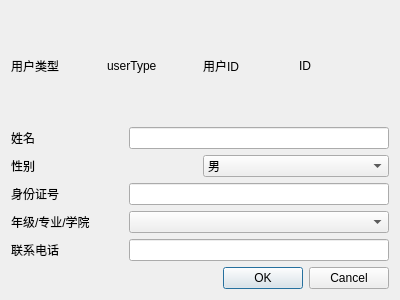
<?xml version="1.0" encoding="UTF-8"?>
<ui version="4.0">
 <class>Edit_User_Dialog</class>
 <widget class="QDialog" name="Edit_User_Dialog">
  <property name="geometry">
   <rect>
    <x>0</x>
    <y>0</y>
    <width>400</width>
    <height>300</height>
   </rect>
  </property>
  <property name="windowTitle">
   <string>Dialog</string>
  </property>
  <layout class="QVBoxLayout" name="verticalLayout">
   <item>
    <layout class="QVBoxLayout" name="verticalLayout_2">
     <item>
      <layout class="QHBoxLayout" name="horizontalLayout">
       <property name="topMargin">
        <number>0</number>
       </property>
       <item>
        <widget class="QLabel" name="label">
         <property name="text">
          <string>用户类型</string>
         </property>
        </widget>
       </item>
       <item>
        <widget class="QLabel" name="label_userType">
         <property name="text">
          <string>userType</string>
         </property>
        </widget>
       </item>
       <item>
        <widget class="QLabel" name="label_8">
         <property name="text">
          <string>用户ID</string>
         </property>
        </widget>
       </item>
       <item>
        <widget class="QLabel" name="label_ID">
         <property name="text">
          <string>ID</string>
         </property>
        </widget>
       </item>
      </layout>
     </item>
     <item>
      <layout class="QHBoxLayout" name="horizontalLayout_3" stretch="3,7">
       <item>
        <widget class="QLabel" name="label_3">
         <property name="text">
          <string>姓名</string>
         </property>
        </widget>
       </item>
       <item>
        <widget class="QLineEdit" name="lineEdit_name"/>
       </item>
      </layout>
     </item>
     <item>
      <layout class="QHBoxLayout" name="horizontalLayout_6">
       <property name="topMargin">
        <number>0</number>
       </property>
       <item>
        <widget class="QLabel" name="label_5">
         <property name="text">
          <string>性别</string>
         </property>
        </widget>
       </item>
       <item>
        <widget class="QComboBox" name="comboBox_sex">
         <item>
          <property name="text">
           <string>男</string>
          </property>
         </item>
         <item>
          <property name="text">
           <string>女</string>
          </property>
         </item>
        </widget>
       </item>
      </layout>
     </item>
     <item>
      <layout class="QHBoxLayout" name="horizontalLayout_4" stretch="3,7">
       <item>
        <widget class="QLabel" name="label_4">
         <property name="text">
          <string>身份证号</string>
         </property>
        </widget>
       </item>
       <item>
        <widget class="QLineEdit" name="lineEdit_IDnum"/>
       </item>
      </layout>
     </item>
     <item>
      <layout class="QHBoxLayout" name="horizontalLayout_7" stretch="3,7">
       <property name="topMargin">
        <number>0</number>
       </property>
       <item>
        <widget class="QLabel" name="label_6">
         <property name="text">
          <string>年级/专业/学院</string>
         </property>
        </widget>
       </item>
       <item>
        <widget class="QComboBox" name="comboBox_label"/>
       </item>
      </layout>
     </item>
     <item>
      <layout class="QHBoxLayout" name="horizontalLayout_8" stretch="3,7">
       <property name="topMargin">
        <number>0</number>
       </property>
       <item>
        <widget class="QLabel" name="label_7">
         <property name="text">
          <string>联系电话</string>
         </property>
        </widget>
       </item>
       <item>
        <widget class="QLineEdit" name="lineEdit_tel"/>
       </item>
      </layout>
     </item>
    </layout>
   </item>
   <item>
    <widget class="QDialogButtonBox" name="buttonBox">
     <property name="orientation">
      <enum>Qt::Horizontal</enum>
     </property>
     <property name="standardButtons">
      <set>QDialogButtonBox::Cancel|QDialogButtonBox::Ok</set>
     </property>
    </widget>
   </item>
  </layout>
 </widget>
 <resources/>
 <connections>
  <connection>
   <sender>buttonBox</sender>
   <signal>accepted()</signal>
   <receiver>Edit_User_Dialog</receiver>
   <slot>accept()</slot>
   <hints>
    <hint type="sourcelabel">
     <x>248</x>
     <y>254</y>
    </hint>
    <hint type="destinationlabel">
     <x>157</x>
     <y>274</y>
    </hint>
   </hints>
  </connection>
  <connection>
   <sender>buttonBox</sender>
   <signal>rejected()</signal>
   <receiver>Edit_User_Dialog</receiver>
   <slot>reject()</slot>
   <hints>
    <hint type="sourcelabel">
     <x>316</x>
     <y>260</y>
    </hint>
    <hint type="destinationlabel">
     <x>286</x>
     <y>274</y>
    </hint>
   </hints>
  </connection>
 </connections>
</ui>
